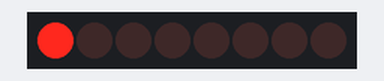
A sketch run on a simulated Arduino Uno, built with avr-gcc and run on an emulated ATmega328P. Parts: 8 shift-register outputs drawn as a row of LEDs (first output left, lit = HIGH). Wiring (inferred from the names in the program): shift register (74HC595): data pin 6; shift clock pin 10; latch pin 8. Wiring (inferred from the signals the program sends): row of LEDs: on Q0, Q1, Q2, Q3, Q4, Q5, Q6, Q7.

Above: at 1.1 s.
At 5.1 s:
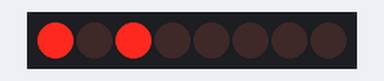
At 10.1 s:
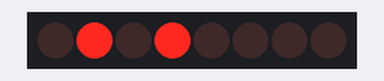
At 20.1 s:
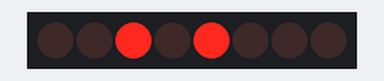
At 29.1 s:
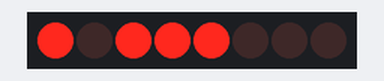
At 39.1 s:
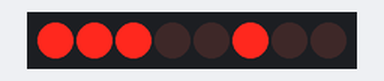
Timing chart, 0 to 40.0 s (numbered marks = the images above):
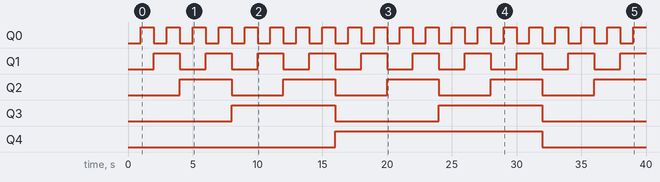

Measured:
- by itself, Q0: alternates HIGH for 1.0 s and LOW for 1.0 s
- by itself, Q1: alternates HIGH for 2.0 s and LOW for 2.0 s
- by itself, Q2: alternates HIGH for 4.0 s and LOW for 4.0 s
- by itself, Q3: alternates HIGH for 8.0 s and LOW for 8.0 s
- by itself, Q4: LOW → HIGH at 16.0 s, → LOW 16.0 s later

The sketch:

lab16_shift_register_counting.ino
```cpp
// references: https://learn.sparkfun.com/tutorials/shift-registers
// Arduino workshop by Hohn boxall 2013
//
#define DATA 6 // digital 6 to pin 14 on the 74HC595 - to send a binary number from arduino to shift register.
#define LATCH 8 // digital 8 to pin 12 on the 74HC595 - to latch the data
#define CLOCK 10 // digital 10 to pin 11 on the 74HC595 - connected to the clock of the arduino.
void setup()
{
pinMode(LATCH, OUTPUT);
pinMode(CLOCK, OUTPUT);
pinMode(DATA, OUTPUT);
}
void loop()
{
int i;
for (i=0;i<255;i++) {
digitalWrite(LATCH, LOW);
shiftOut(DATA, CLOCK, MSBFIRST, i); // we are going to count to 256 with the LED
digitalWrite(LATCH, HIGH);
delay(1000);
}
while(1) {}
}
```
